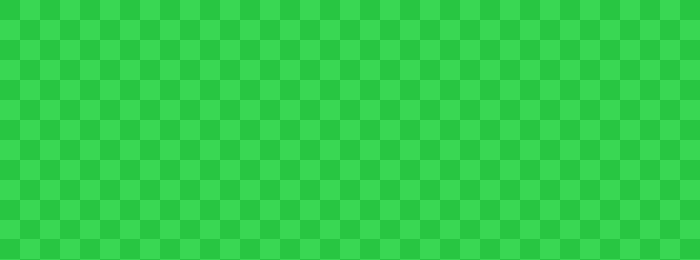

This is a level from a 2D game, rendered from its Tiled map with the project's own tilesets. A one-line summary and the map file follow, with tile-layer data summarised:
An orthogonal 35x13 tile map with 20x20 px tiles, 1 tile layer (Tile Layer 1), 1 hidden layer not drawn, 3 tilesets and 5 objects.

<map version="1.0" tiledversion="1.1.0" orientation="orthogonal" renderorder="right-down" width="35" height="13" tilewidth="20" tileheight="20" infinite="0" nextobjectid="11">
 <tileset firstgid="1" source="Untitled-6.tsx" />
 <tileset firstgid="301" source="Untitled-6.tsx" />
 <tileset firstgid="601" source="background.tsx" />
 <layer name="Tile Layer 2" width="35" height="13" visible="0">
  <data>[455 cells, 325 non-empty, 1 distinct tile ids]</data>
 </layer>
 <layer name="Tile Layer 1" width="35" height="13">
  <data>[455 cells, 455 non-empty, 260 distinct tile ids]</data>
 </layer>
 <objectgroup name="waleed">
  <object id="1" x="60" y="160" width="20" height="20" />
  <object id="2" x="400" y="140" width="20" height="20" />
  <object id="9" x="580" y="80" width="20" height="20" />
  <object id="10" x="520" y="200" width="20" height="20" />
 </objectgroup>
 <objectgroup name="sea">
  <object id="8" x="140" y="80" width="220" height="100" />
 </objectgroup>
</map>
